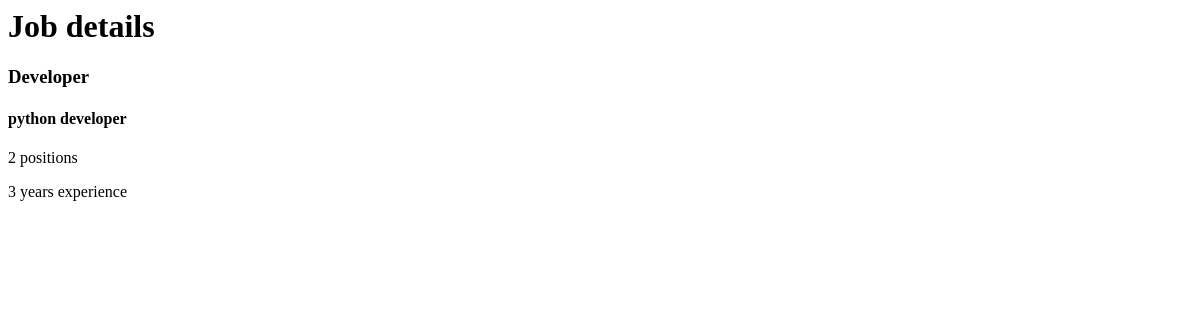
The page /Jobs/1 on the database as committed earlier.
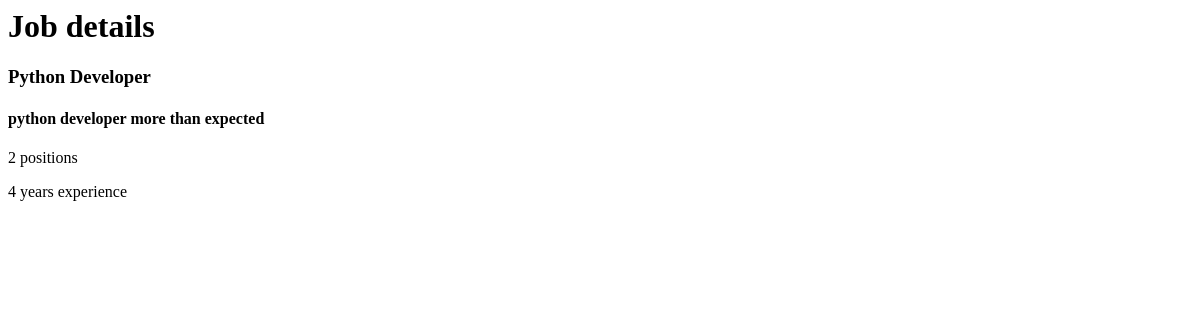
The same page on the database as committed later.
### Job/models.py (models this page shows, shortened)
class Job(models.Model):  # tables
    title = models.CharField(max_length=100)  # column
    job_type = models.CharField(max_length=12, choices=JOB_TYPE)
    descriptions = models.TextField(max_length=1000)
    published = models.DateTimeField(auto_now=True)
    vacancy = models.IntegerField(default=1)
    salary = models.IntegerField(default=0)
    experience = models.IntegerField(default=1)
    category = models.ForeignKey('category', on_delete=models.CASCADE)

### Job/views.py (the view)
# urls.py: path('<int:id>', views.job_details),
def job_details(request, id):
    job_detail = Job.objects.get(id=id)
    context = {'job': job_detail}
    return render(request, 'job/job_details.html', context)

### Job/templates/job/job_details.html
<h1>Job details</h1>
<h3>{{job.title}}</h3>
<h4>{{job.descriptions}}</h4>
<p>{{job.vacancy }} positions</p>
<p>{{job.experience}} years experience</p>

Rows that differ between the two databases and show on the page:
changed Job: title "Developer" → "Python Developer"; descriptions "python developer" → "python developer more than expected"; experience "3" → "4"
